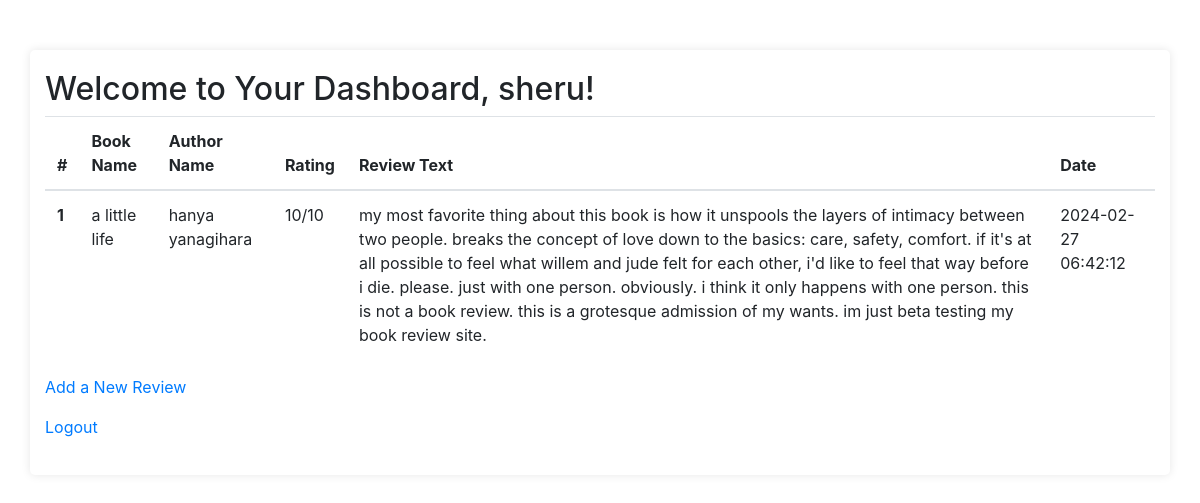
The app's page /dashboard (signed in) with its own data.
### app.py (models this page shows, shortened)
class User(db.Model, UserMixin):
    id = db.Column(db.Integer, primary_key=True)
    username = db.Column(db.String(80), unique=True, nullable=False)
    password_hash = db.Column(db.String(120), nullable=False)

class BookReview(db.Model):
    id = db.Column(db.Integer, primary_key=True)
    user_id = db.Column(db.Integer, db.ForeignKey('user.id'), nullable=False)
    book_name = db.Column(db.String(255), nullable=False)
    author_name = db.Column(db.String(255), nullable=False)
    rating = db.Column(db.Integer)
    review_text = db.Column(db.Text)
    review_date = db.Column(db.DateTime, default=datetime.utcnow)
    user = db.relationship('User', backref=db.backref('book_reviews', lazy=True))

### app.py (the view)
@app.route('/dashboard')
@login_required
def dashboard():
    print("Current User:", current_user)
    user_reviews = BookReview.query.filter_by(user=current_user).all()
    return render_template('dashboard.html', user_reviews=user_reviews)

### app.py (called while the page is built)
@login_manager.user_loader
def load_user(user_id):
    return User.query.get(int(user_id))

### templates/dashboard.html (shortened to what this page needs)
<!DOCTYPE html>
<html lang="en">
<head>
    <link rel="stylesheet" href="{{ url_for('static', filename='styles.css') }}">
    <link rel="stylesheet" href="https://stackpath.bootstrapcdn.com/bootstrap/4.5.2/css/bootstrap.min.css">
</head>
<body>
    <div class="container">
        <h2>Welcome to Your Dashboard, {{ current_user.username }}!</h2>
        {% if user_reviews %}
            <table class="table">
                <thead>
                    <tr>
                        <th scope="col">#</th>
                        <th scope="col">Book Name</th>
                        <th scope="col">Author Name</th>
                        <th scope="col">Rating</th>
                        <th scope="col">Review Text</th>
                        <th scope="col">Date</th>
                    </tr>
                </thead>
                <tbody class="table-group-divider">
                    {% for review in user_reviews %}
                        <tr>
                            <th scope="row">{{ loop.index }}</th>
                            <td>{{ review.book_name }}</td>
                            <td>{{ review.author_name }}</td>
                            <td>{{ review.rating }}/10</td>
                            <td class="scrollable-text">
                                {{ review.review_text }}
                            </td>
                            <td>{{ review.review_date.strftime('%Y-%m-%d %H:%M:%S') }}</td>
                        </tr>
                    {% endfor %}
                </tbody>
            </table>
        {% else %}
            <p>No book reviews yet. Start adding some!</p>
        {% endif %}
        <p><a href="{{ url_for('post_review') }}">Add a New Review</a></p>
        <p><a href="{{ url_for('logout') }}">Logout</a></p>
    </div>
</body>
</html>

### static/styles.css (style rules this page uses)
body { font-family: Arial, sans-serif; background-color: #f4f4f4; margin: 0; padding: 0; }
.container { max-width: 400px; margin: 50px auto; padding: 20px; background-color: #fff; border-radius: 5px; box-shadow: 0 0 10px rgba(0, 0, 0, 0.1); }
a { color: #007bff; text-decoration: none; }

### templates/dashboard.html (style rules this page uses)
.scrollable-text { max-height: 100px; overflow-y: auto; }

### records on screen
User: username "sheru"
BookReview: book_name "a little life", author_name "hanya yanagihara", rating "10", review_text "my most favorite thing about this book is how it unspools the layers of intimacy between two people. breaks the concept of love down to the basics: care, safety, comfort. if it's at all possible to feel what willem and jude felt for each other, i'd like to feel that way before i die. please. just with one person. obviously. i think it only happens with one person. this is not a book review. this is a grotesque admission of my wants. im just beta testing my book review site.", review_date "2024-02-27 06:42:12"
